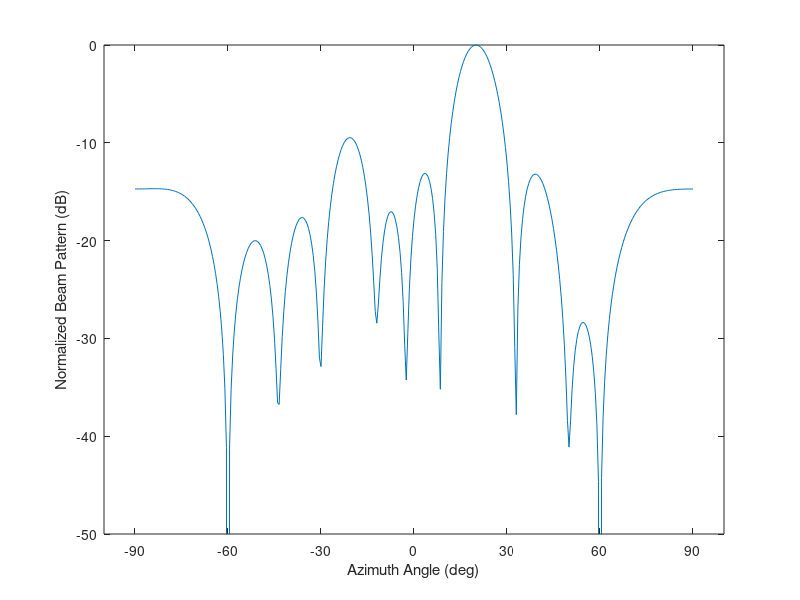

Recreate this plot in MATLAB.
close all   % close all windows
clear       % clear workspace
clc         % clear command window
f=300e6;    %carrier frequency (Hz)
n=100;       %number of array elements
l=0.04*3e8/f;    %wave length (m)
sa=361;     %sampling
d=l/2;
p=zeros(sqrt(n),sqrt(n));
for i=1:sqrt(n)
    p(i,:) =0:d:d*(sqrt(n)-1);
end
p=reshape(p',n,1);
angle=[-90,90];
angle_m=[-20,20];
angle_n=[-60 60];
Rat=[1 sqrt(9) 0 0]'; %ratio
s_m=size(angle_m,2);
theta_list = linspace(angle(1, 1), angle(1, 2), 361);
steering_matrixe=exp(1j*p*2*pi/l*sin(theta_list*pi/180));
m_steering=exp(1j*p*2*pi/l*sin(angle_m*pi/180));
n_steering=exp(1j*p*2*pi/l*sin(angle_n*pi/180));
R=[m_steering n_steering] * [m_steering n_steering]';
R_inv = pinv(R);
C=[m_steering n_steering];
w=R_inv*C/(C'*R_inv*C)*Rat;
bp = zeros(1, sa);
  for it = 1:sa
      a = steering_matrixe(:, it);
      bp(1, it) = abs(w' * a);
  end
  % Normalize.
 bp = 20 * log10(bp / max(bp));

 gain_m = zeros(1, s_m);
    for i = 1:s_m
      gain_m(i) = abs(w' * (m_steering(:, i)*m_steering(:, i)')* w) / abs(w'*w);
    end

plot(theta_list,bp);
delta = (angle(1, 2) - angle(1, 1)) / 6;
set(gca, 'xlim',[angle(1,1)-10, angle(1, 2)+10]);
set(gca, 'xtick',angle(1, 1):delta: angle(1, 2));    
xlabel('Azimuth Angle (deg)');
ylabel('Normalized Beam Pattern (dB)');
set(gca, 'YLim', [-50, 0]);
